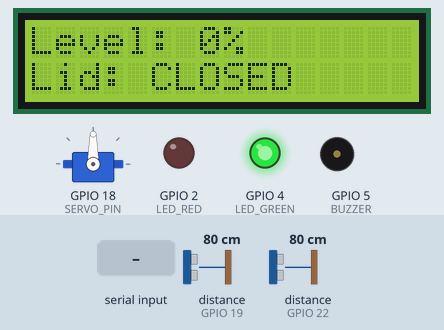
A sketch run on a simulated ESP32. Shown: servo, 16×2 character LCD, output pins drawn as LEDs (lit = HIGH), buzzer (waves = sounding, pin HIGH). The inputs (shaded band) are chosen by the test bench; at power-on: distance to the obstacle (sensors on GPIO 19, GPIO 22) 80 cm. The echo pulse lasts 58.3 µs per cm; random numbers use the default seed unless the sketch sets one; what the sketch prints to the serial monitor is not drawn.

Above: at 3.2 s.
3.3 s: "SIM\n" received over Serial
At 6.1 s:
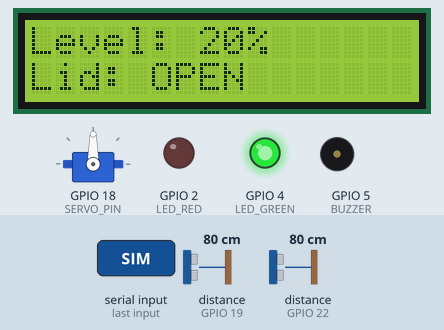
6.3 s: "OPEN\n" received over Serial
At 9.1 s:
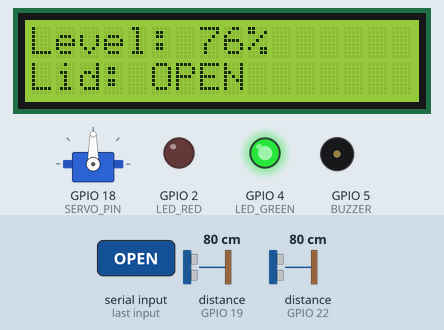
9.3 s: "SIM\n" received over Serial
At 12.2 s:
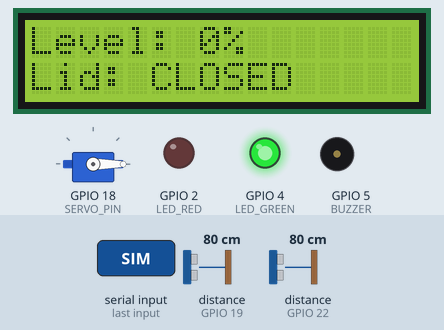
12.3 s: distance to the obstacle (sensor on GPIO 19) set to 4 cm
At 13.5 s:
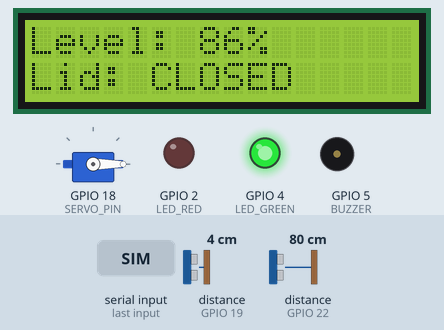
14.2 s: distance to the obstacle (sensor on GPIO 19) set to 2 cm
At 16.4 s:
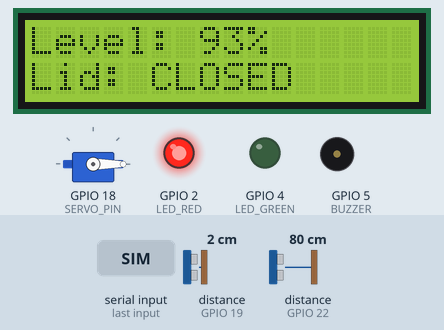
17.2 s: "OPEN\n" received over Serial
At 18.6 s:
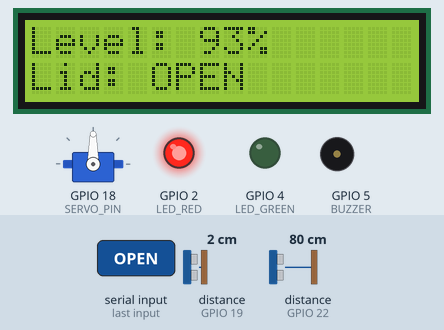
Timing chart, 0 to 24.3 s (numbered marks = the images above; inputs shaded):
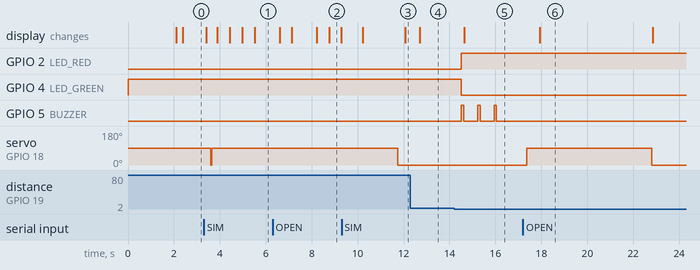

Measured:
- the behaviour switches between 3 and 2 cm on distance to the obstacle (sensor on GPIO 19) (found by bisection; images 4 and 5)
- after the input at 3.3 s, servo on GPIO 18 (SERVO_PIN): 90° → 0° after 0.31 s, → 90° 0.05 s later; the display: first changes after 0.10 s (image 1 shows a later state)
- after the input at 12.3 s, the display: changes after 0.40 s (image 4)
- after the input at 14.2 s, GPIO 2 (LED_RED): LOW → HIGH after 0.31 s; GPIO 4 (LED_GREEN): HIGH → LOW after 0.31 s; GPIO 5 (BUZZER): alternates HIGH for 0.10 s and LOW for 0.62 s, starting after 0.31 s; the display: changes after 0.45 s (image 5)
- after the input at 17.2 s, servo on GPIO 18 (SERVO_PIN): 0° → 90° after 0.17 s, → 0° 5.4 s later; the display: changes after 0.73 s (image 6)
- what the display in image 2 shows lasts 0.5 s, from 8.8 s to 9.3 s

The sketch:

main.ino
```cpp
/*
 * Smart Dustbin Firmware
 * Features: Ultrasonic hand detection, bin level monitoring, servo lid control, status LEDs, buzzer, LCD display.
 */

#include <Arduino.h>               // Include standard Arduino framework
#include <NewPing.h>               // Include NewPing library for ultrasonic sensors
#include <ESP32Servo.h>            // Include ESP32Servo library for servo control
#include <Wire.h>                  // Include Wire library for I2C communication
#include <LiquidCrystal_I2C.h>     // Include LiquidCrystal_I2C library for LCD

// Pin Definitions
#define TRIG1 23                   // Define Trigger pin for Hand Sensor
#define ECHO1 22                   // Define Echo pin for Hand Sensor
#define TRIG2 21                   // Wait, SDA/SCL and TRIG2/ECHO1 conflict in diagram, but user asked for TRIG2=21, ECHO2=19, LCD_SDA=21, LCD_SCL=22.
// We will follow user instructions exactly.
#define ECHO2 19                   // Define Echo pin for Bin Sensor
#define SERVO_PIN 18               // Define PWM pin for Servo Motor
#define BUZZER 5                   // Define pin for Active Buzzer
#define LED_GREEN 4                // Define pin for Green LED
#define LED_RED 2                  // Define pin for Red LED

// Constraints and Thresholds
#define MAX_DISTANCE 400           // Define maximum distance we want to ping for (in cm)
#define HAND_THRESHOLD 15          // Define distance threshold for hand detection (in cm)
#define BIN_HEIGHT 30              // Define total height of the bin (in cm)
#define EMPTY_THRESHOLD 25         // Define threshold for Empty status (percentage)
#define QUARTER_THRESHOLD 50       // Define threshold for Quarter full status (percentage)
#define HALF_THRESHOLD 75          // Define threshold for Half full status (percentage)
#define THREE_QUARTER_THRESHOLD 90 // Define threshold for 3/4 full status (percentage)

// Global Objects
NewPing handSensor(TRIG1, ECHO1, MAX_DISTANCE); // Initialize NewPing object for Hand Sensor
NewPing binSensor(TRIG2, ECHO2, MAX_DISTANCE);  // Initialize NewPing object for Bin Sensor
Servo lidServo;                                 // Initialize Servo object for the Lid
LiquidCrystal_I2C lcd(0x27, 16, 2);             // Initialize LiquidCrystal_I2C object (address 0x27, 16 cols, 2 rows)

// State Variables
bool isLidOpen = false;            // Track if the lid is currently open
unsigned long lidOpenTime = 0;     // Track the time when the lid was opened
const unsigned long OPEN_DURATION = 5000; // Define how long the lid stays open (in ms)
int fillPercentage = 0;            // Store the current bin fill percentage
unsigned long lastSerialTime = 0;  // Track time for periodic serial output
bool simulationMode = false;       // Track if simulation mode is active

// Function Prototypes
int measureDistance(NewPing& sensor); // Prototype for measuring distance
void calculateFillLevel(int distance); // Prototype for calculating fill level
void controlLid(bool openLid);     // Prototype for controlling the servo
void activateAlert();              // Prototype for activating buzzer and red LED
void processSerialCommands();      // Prototype for reading Serial commands

void setup() {                     // Setup function runs once on startup
  Serial.begin(9600);              // Initialize Serial communication at 9600 baud
  while (!Serial) {;}              // Wait for serial port to connect

  pinMode(BUZZER, OUTPUT);         // Set buzzer pin as output
  pinMode(LED_GREEN, OUTPUT);      // Set green LED pin as output
  pinMode(LED_RED, OUTPUT);        // Set red LED pin as output

  digitalWrite(BUZZER, LOW);       // Ensure buzzer is off initially
  digitalWrite(LED_GREEN, HIGH);   // Turn on green LED (normal status)
  digitalWrite(LED_RED, LOW);      // Ensure red LED is off initially

  lidServo.attach(SERVO_PIN);      // Attach the servo to the defined pin
  controlLid(false);               // Ensure the lid starts closed

  Wire.begin(21, 22);              // Initialize I2C with SDA=21, SCL=22
  lcd.init();                      // Initialize the LCD
  lcd.backlight();                 // Turn on the LCD backlight
  lcd.setCursor(0, 0);             // Set cursor to column 0, line 0
  lcd.print("Smart Dustbin");      // Print welcome message
  lcd.setCursor(0, 1);             // Set cursor to column 0, line 1
  lcd.print("Initializing...");    // Print initialization status
  delay(2000);                     // Wait 2 seconds
  lcd.clear();                     // Clear the LCD display

  Serial.println("System Ready."); // Print ready message to Serial
  Serial.println("Send 'SIM' to enable simulation mode."); // Prompt for simulation mode
}                                  // End of setup function

void loop() {                      // Loop function runs continuously
  processSerialCommands();         // Check for and process any incoming serial commands

  unsigned long currentMillis = millis(); // Get current time in milliseconds

  int handDist = 0;                // Variable to store hand distance
  int binDist = 0;                 // Variable to store bin waste distance

  if (simulationMode) {            // Check if simulation mode is active
    // In simulation mode, use random or mocked values
    handDist = random(5, 50);      // Mock hand distance between 5 and 50 cm
    binDist = random(5, 30);       // Mock bin distance between 5 and 30 cm
  } else {                         // If not in simulation mode
    handDist = measureDistance(handSensor); // Measure actual hand distance
    binDist = measureDistance(binSensor);   // Measure actual bin distance
  }                                // End if-else block

  calculateFillLevel(binDist);     // Calculate fill percentage based on distance

  if (fillPercentage > THREE_QUARTER_THRESHOLD) { // Check if bin is full
    digitalWrite(LED_GREEN, LOW);  // Turn off green LED
    digitalWrite(LED_RED, HIGH);   // Turn on red LED
    activateAlert();               // Sound the buzzer alert
  } else {                         // If bin is not full
    digitalWrite(LED_RED, LOW);    // Turn off red LED
    digitalWrite(LED_GREEN, HIGH); // Turn on green LED
    digitalWrite(BUZZER, LOW);     // Ensure buzzer is off
  }                                // End if-else block

  if (handDist > 0 && handDist < HAND_THRESHOLD && fillPercentage <= THREE_QUARTER_THRESHOLD) { // Check for hand presence and bin not full
    if (!isLidOpen) {              // If lid is not already open
      controlLid(true);            // Open the lid
      lidOpenTime = millis();      // Record the time the lid was opened
    }                              // End inner if block
  }                                // End outer if block

  if (isLidOpen && (currentMillis - lidOpenTime >= OPEN_DURATION)) { // Check if time to close lid
    controlLid(false);             // Close the lid
  }                                // End if block

  if (currentMillis - lastSerialTime >= 500) { // Check if 500ms have passed for reporting
    lastSerialTime = currentMillis; // Update the last report time

    Serial.print("hand_distance:"); // Print hand distance label
    Serial.print(handDist);        // Print hand distance value
    Serial.print("cm, waste_distance:"); // Print waste distance label
    Serial.print(binDist);         // Print waste distance value
    Serial.print("cm, fill_percentage:"); // Print fill percentage label
    Serial.print(fillPercentage);  // Print fill percentage value
    Serial.print("%, lid_status:");// Print lid status label
    Serial.println(isLidOpen ? "OPEN" : "CLOSED"); // Print open/closed state and newline

    lcd.setCursor(0, 0);           // Set cursor to top line
    lcd.print("Level: ");          // Print label
    lcd.print(fillPercentage);     // Print fill percentage
    lcd.print("%   ");             // Print spaces to clear old chars
    lcd.setCursor(0, 1);           // Set cursor to bottom line
    lcd.print(isLidOpen ? "Lid: OPEN  " : "Lid: CLOSED"); // Print lid status
  }                                // End if block

  delay(50);                       // Short delay to prevent loop running too fast
}                                  // End of loop function

int measureDistance(NewPing& sensor) { // Function to measure distance using ultrasonic sensor
  unsigned int uS = sensor.ping_median(5); // Take 5 readings and get median ping time in microseconds
  int cm = uS / US_ROUNDTRIP_CM;   // Convert microseconds to centimeters
  if (cm == 0) cm = MAX_DISTANCE;  // If 0, assume out of range (max distance)
  return cm;                       // Return the calculated distance
}                                  // End of measureDistance function

void calculateFillLevel(int distance) { // Function to calculate the bin's fill percentage
  if (distance >= BIN_HEIGHT) {    // If distance is greater than or equal to bin height
    fillPercentage = 0;            // Bin is completely empty
  } else if (distance <= 0) {      // If distance is 0 or negative
    fillPercentage = 100;          // Bin is completely full
  } else {                         // Otherwise
    int fillAmount = BIN_HEIGHT - distance; // Calculate how much of the bin is filled
    fillPercentage = (fillAmount * 100) / BIN_HEIGHT; // Convert to percentage
  }                                // End if-else block
}                                  // End of calculateFillLevel function

void controlLid(bool openLid) {    // Function to handle servo movement
  if (openLid && !isLidOpen) {     // If requested to open and not currently open
    lidServo.write(90);            // Move servo to 90 degrees (open position)
    isLidOpen = true;              // Update state variable
  } else if (!openLid && isLidOpen){ // If requested to close and currently open
    lidServo.write(0);             // Move servo to 0 degrees (closed position)
    isLidOpen = false;             // Update state variable
  }                                // End if-else block
}                                  // End of controlLid function

void activateAlert() {             // Function to sound buzzer for full bin
  static unsigned long lastBeep = 0; // Static variable to track beep timing
  static int beepCount = 0;        // Static variable to track number of beeps

  if (millis() - lastBeep > 500) { // Check if 500ms passed since last beep cycle
    if (beepCount < 3) {           // Limit to 3 beeps
      digitalWrite(BUZZER, HIGH);  // Turn buzzer on
      delay(100);                  // Wait 100ms
      digitalWrite(BUZZER, LOW);   // Turn buzzer off
      beepCount++;                 // Increment beep counter
    }                              // End inner if
    lastBeep = millis();           // Update last beep time
  }                                // End outer if

  // Note: For continuous full alert, you might reset beepCount when level drops
  // Or handle it outside this function. We'll leave it as a simple 3-beep logic
}                                  // End of activateAlert function

void processSerialCommands() {     // Function to handle commands sent via Serial Monitor
  if (Serial.available() > 0) {    // Check if there is data available to read
    String command = Serial.readStringUntil('\n'); // Read string until newline character
    command.trim();                // Remove leading/trailing whitespace

    if (command == "OPEN") {       // Check for OPEN command
      controlLid(true);            // Open the lid
      lidOpenTime = millis();      // Reset lid open timer
      Serial.println("Command: Lid Opened"); // Confirm command
    } else if (command == "CLOSE"){// Check for CLOSE command
      controlLid(false);           // Close the lid
      Serial.println("Command: Lid Closed"); // Confirm command
    } else if (command == "STATUS"){// Check for STATUS command
      Serial.print("System Status - Level: "); // Print status prefix
      Serial.print(fillPercentage); // Print level
      Serial.println("%");         // Print percentage sign
    } else if (command == "RESET"){// Check for RESET command
      fillPercentage = 0;          // Reset fill percentage
      controlLid(false);           // Close the lid
      digitalWrite(LED_RED, LOW);  // Turn off red LED
      digitalWrite(LED_GREEN, HIGH); // Turn on green LED
      Serial.println("Command: System Reset"); // Confirm command
    } else if (command == "SIM") { // Check for simulation toggle command
      simulationMode = !simulationMode; // Toggle simulation state
      Serial.print("Simulation Mode: "); // Print mode prefix
      Serial.println(simulationMode ? "ON" : "OFF"); // Print current mode state
    }                              // End if-else block
  }                                // End if block
}                                  // End of processSerialCommands function
```
